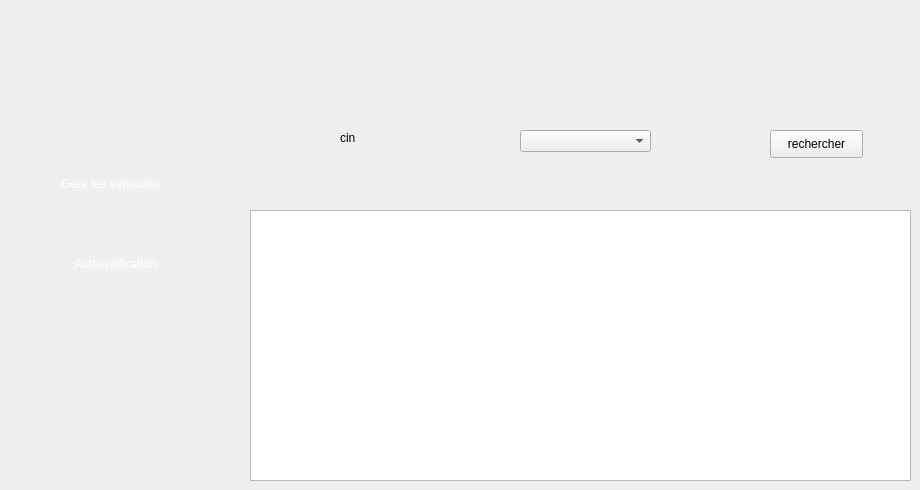
    <widget class="QWidget" name="page_3">
     <widget class="QPushButton" name="pushButton_25">
      <property name="geometry">
       <rect>
        <x>30</x>
        <y>250</y>
        <width>171</width>
        <height>28</height>
       </rect>
      </property>
      <property name="styleSheet">
       <string notr="true">

background-color: transparent;
	font: 10pt &quot;Segoe UI Historic&quot;;
	color: rgb(255, 255, 255);
background: none;
border: none;
background-repeat: none;
</string>
      </property>
      <property name="text">
       <string>Authentification</string>
      </property>
     </widget>
     <widget class="QPushButton" name="pushButton_27">
      <property name="geometry">
       <rect>
        <x>30</x>
        <y>170</y>
        <width>161</width>
        <height>28</height>
       </rect>
      </property>
      <property name="styleSheet">
       <string notr="true">

background-color: transparent;
	font: 10pt &quot;Segoe UI Historic&quot;;
	color: rgb(255, 255, 255);
background: none;
border: none;
background-repeat none;
</string>
      </property>
      <property name="text">
       <string>Gere les vehicules</string>
      </property>
     </widget>
     <widget class="QLabel" name="selected2_24">
      <property name="geometry">
       <rect>
        <x>-10</x>
        <y>240</y>
        <width>231</width>
        <height>51</height>
       </rect>
      </property>
      <property name="styleSheet">
       <string notr="true">
background-color: transparent;
background: none;
	border-image: url(:/selected2.png);
border: none;
background-repeat: none;
</string>
      </property>
      <property name="text">
       <string/>
      </property>
     </widget>
     <widget class="QTableView" name="tabrauth">
      <property name="geometry">
       <rect>
        <x>250</x>
        <y>210</y>
        <width>661</width>
        <height>271</height>
       </rect>
      </property>
      <property name="styleSheet">
       <string notr="true">background : none; </string>
      </property>
     </widget>
     <widget class="QLabel" name="label_34">
      <property name="geometry">
       <rect>
        <x>340</x>
        <y>130</y>
        <width>56</width>
        <height>16</height>
       </rect>
      </property>
      <property name="styleSheet">
       <string notr="true">background : none; </string>
      </property>
      <property name="text">
       <string>cin</string>
      </property>
     </widget>
     <widget class="QPushButton" name="pushButton_26">
      <property name="geometry">
       <rect>
        <x>770</x>
        <y>130</y>
        <width>93</width>
        <height>28</height>
       </rect>
      </property>
      <property name="styleSheet">
       <string notr="true">background : none; </string>
      </property>
      <property name="text">
       <string>rechercher</string>
      </property>
     </widget>
     <widget class="QComboBox" name="rcin">
      <property name="geometry">
       <rect>
        <x>520</x>
        <y>130</y>
        <width>131</width>
        <height>22</height>
       </rect>
      </property>
     </widget>
     <zorder>selected2_24</zorder>
     <zorder>pushButton_25</zorder>
     <zorder>pushButton_27</zorder>
     <zorder>tabrauth</zorder>
     <zorder>label_34</zorder>
     <zorder>pushButton_26</zorder>
     <zorder>rcin</zorder>
    </widget>
